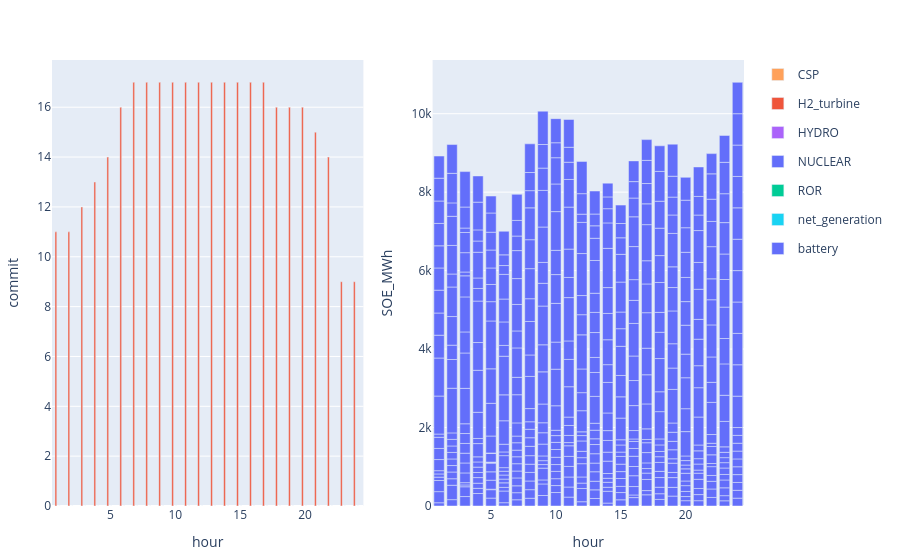

Notebook code cell kept with this figure:
### Code cell
to_plot = commit_uc[(commit_uc.configuration .== config_2) .&  (commit_uc.day .== day_),:] 
p1 = plot(to_plot, x = :hour, y = :commit,  kind = "bar", color = :resource, stackgroup = 1) #Layout(barmode="stack"))

to_plot = s_uc.storage[(s_uc.storage.configuration .== config_2) .&  (s_uc.storage.day .== day_),:]
p2 = plot(to_plot, x = :hour , y = :SOE_MWh, color = :resource, kind = "bar", Layout(barmode="stack")) 
[p1 p2]

### Figure 1 — Plotly figure (JSON) as saved in the notebook; plotly's stock layout.template omitted (floating-point values rounded to 4 significant figures; data arrays with more than 128 entries replaced by an {"elided": "..."} marker saying what was removed)
{"data": [{"legendgroup": "CSP", "marker": {"color": "#FFA15A"}, "name": "CSP", "showlegend": true, "stackgroup": 1, "type": "bar", "x": [1, 2, 3, 4, 5, 6, 7, 8, 9, 10, 11, 12, 13, 14, 15, 16, 17, 18, 19, 20, 21, 22, 23, 24], "xaxis": "x1", "y": [null, null, null, null, null, null, null, null, null, null, null, null, null, null, null, null, null, null, null, null, null, null, null, null], "yaxis": "y1"}, {"legendgroup": "H2_turbine", "marker": {"color": "#EF553B"}, "name": "H2_turbine", "showlegend": true, "stackgroup": 1, "type": "bar", "x": [1, 2, 3, 4, 5, 6, 7, 8, 9, 10, 11, 12, 13, 14, 15, 16, 17, 18, 19, 20, 21, 22, 23, 24], "xaxis": "x1", "y": [11, 11, 12, 13, 14, 16, 17, 17, 17, 17, 17, 17, 17, 17, 17, 17, 17, 16, 16, 16, 15, 14, 9, 9], "yaxis": "y1"}, {"legendgroup": "HYDRO", "marker": {"color": "#ab63fa"}, "name": "HYDRO", "showlegend": true, "stackgroup": 1, "type": "bar", "x": [1, 2, 3, 4, 5, 6, 7, 8, 9, 10, 11, 12, 13, 14, 15, 16, 17, 18, 19, 20, 21, 22, 23, 24], "xaxis": "x1", "y": [null, null, null, null, null, null, null, null, null, null, null, null, null, null, null, null, null, null, null, null, null, null, null, null], "yaxis": "y1"}, {"legendgroup": "NUCLEAR", "marker": {"color": "#636efa"}, "name": "NUCLEAR", "showlegend": true, "stackgroup": 1, "type": "bar", "x": [1, 2, 3, 4, 5, 6, 7, 8, 9, 10, 11, 12, 13, 14, 15, 16, 17, 18, 19, 20, 21, 22, 23, 24], "xaxis": "x1", "y": [0, 0, 0, 0, 0, 0, 0, 0, 0, 0, 0, 0, 0, 0, 0, 0, 0, 0, 0, 0, 0, 0, 0, 0], "yaxis": "y1"}, {"legendgroup": "ROR", "marker": {"color": "#00cc96"}, "name": "ROR", "showlegend": true, "stackgroup": 1, "type": "bar", "x": [1, 2, 3, 4, 5, 6, 7, 8, 9, 10, 11, 12, 13, 14, 15, 16, 17, 18, 19, 20, 21, 22, 23, 24], "xaxis": "x1", "y": [null, null, null, null, null, null, null, null, null, null, null, null, null, null, null, null, null, null, null, null, null, null, null, null], "yaxis": "y1"}, {"legendgroup": "net_generation", "marker": {"color": "#19d3f3"}, "name": "net_generation", "showlegend": true, "stackgroup": 1, "type": "bar", "x": [1, 2, 3, 4, 5, 6, 7, 8, 9, 10, 11, 12, 13, 14, 15, 16, 17, 18, 19, 20, 21, 22, 23, 24], "xaxis": "x1", "y": [null, null, null, null, null, null, null, null, null, null, null, null, null, null, null, null, null, null, null, null, null, null, null, null], "yaxis": "y1"}, {"legendgroup": "battery", "marker": {"color": "#636efa"}, "name": "battery", "showlegend": true, "type": "bar", "x": {"elided": "504 int values"}, "xaxis": "x2", "y": {"elided": "504 float values"}, "yaxis": "y2"}], "layout": {"margin": {"b": 50, "l": 50, "r": 50, "t": 60}, "xaxis1": {"anchor": "y1", "domain": [0, 0.45], "title": {"text": "hour"}}, "xaxis2": {"anchor": "y2", "domain": [0.55, 1], "title": {"text": "hour"}}, "yaxis1": {"anchor": "x1", "domain": [0, 1], "title": {"text": "commit"}}, "yaxis2": {"anchor": "x2", "domain": [0, 1], "title": {"text": "SOE_MWh"}}}}
